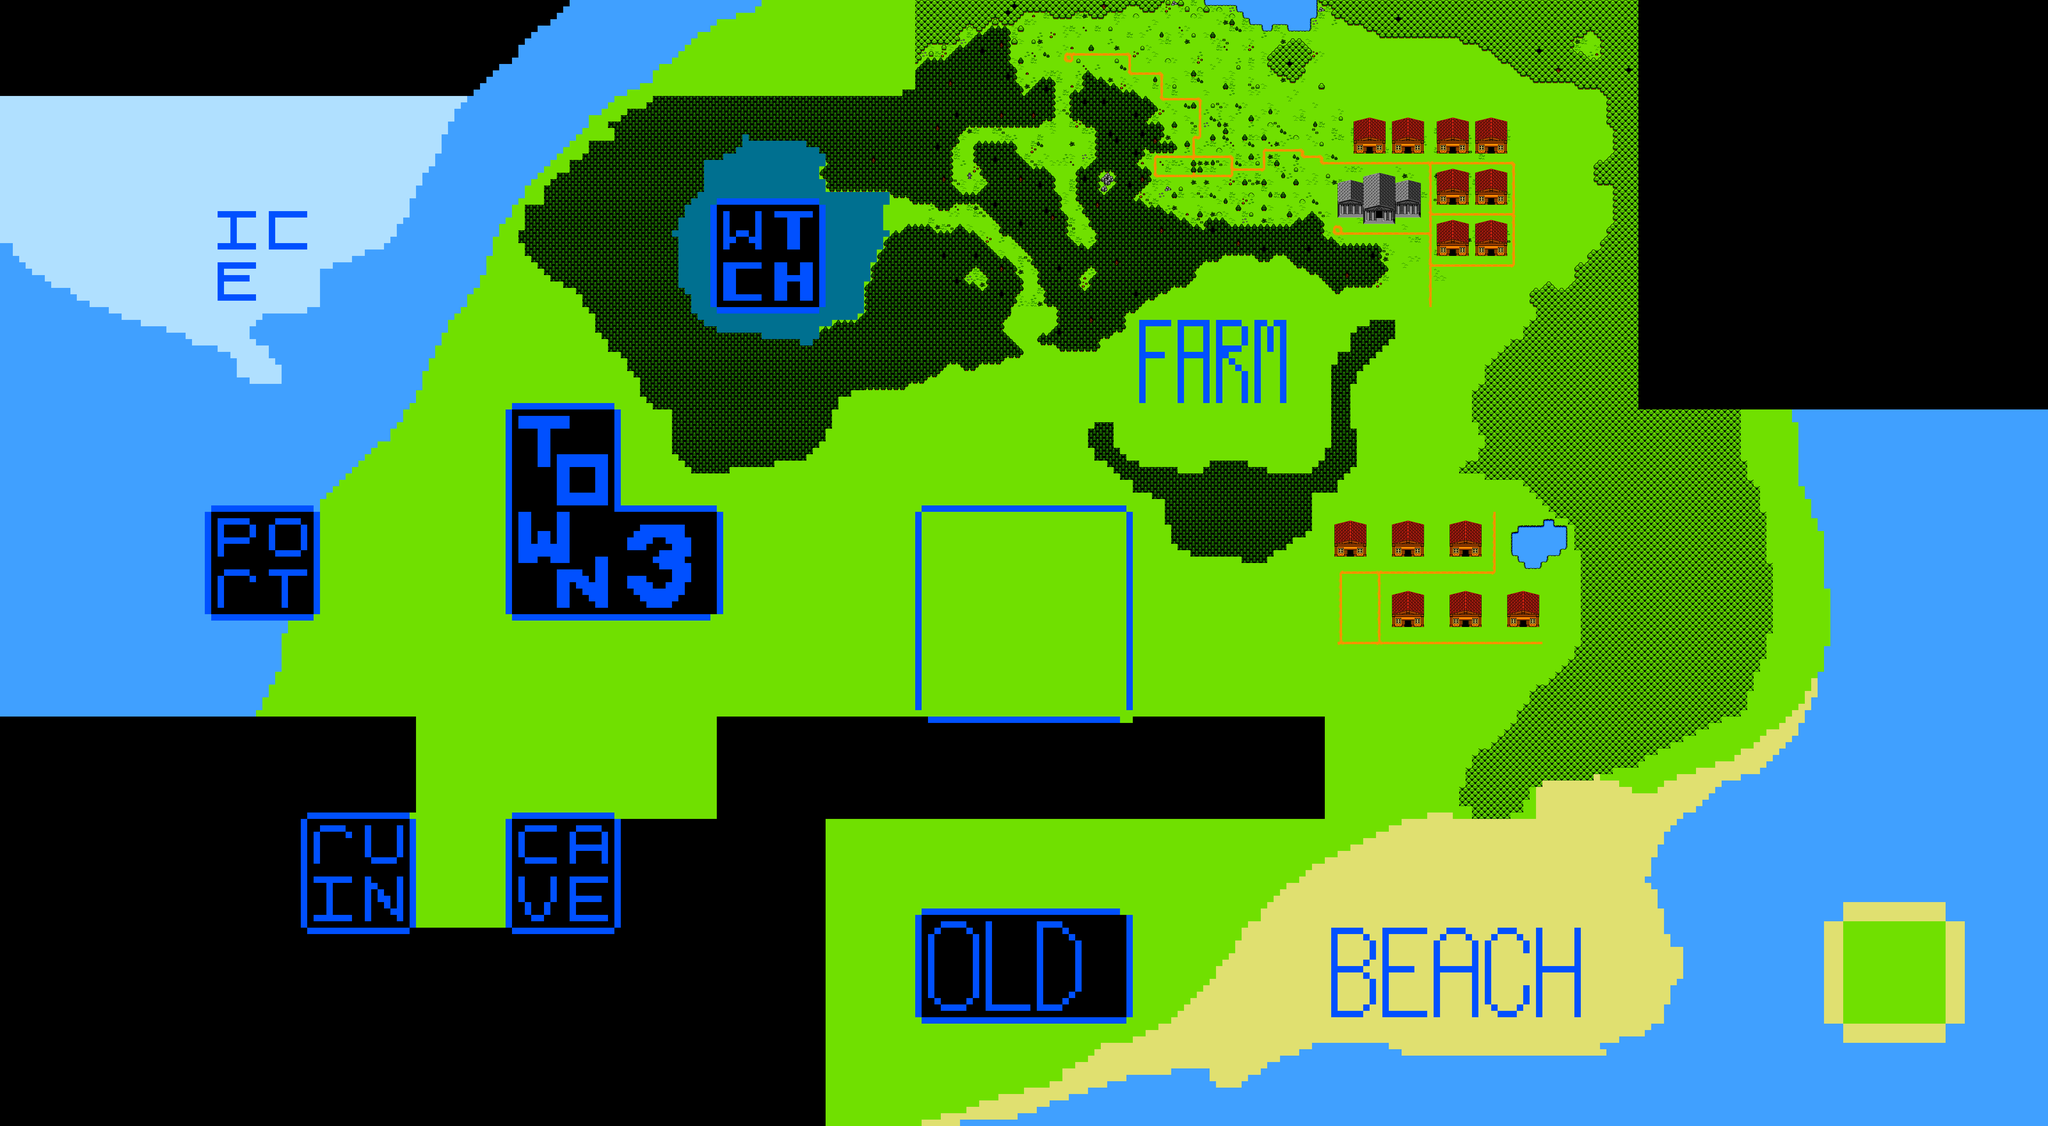

This game map was drawn from its Tiled (.tmx) file and the tilesets committed beside it. A one-line description and the trimmed map source follow:
An orthogonal 320x176 tile map with 16x16 px tiles, 2 tile layers (ground, buildings and objects), 1 hidden layer not drawn, 2 tilesets and 351 objects.

<map version="1.5" tiledversion="1.7.2" orientation="orthogonal" renderorder="right-down" width="320" height="176" tilewidth="16" tileheight="16" infinite="0" nextlayerid="15" nextobjectid="415">
 <tileset firstgid="1" name="blowharder_recoloured" tilewidth="16" tileheight="16" tilecount="608" columns="32">
  <image source="blowharder_recolored.png" width="512" height="304" />
 </tileset>
 <tileset firstgid="609" name="zoria_overworld" tilewidth="16" tileheight="16" tilecount="480" columns="32">
  <image source="overworld.png" width="512" height="240" />
 </tileset>
 <layer id="12" name="ground" width="320" height="176">
  <data>[56320 cells, 41428 non-empty, 85 distinct tile ids]</data>
 </layer>
 <layer id="14" name="ground2" width="320" height="176" visible="0">
  <data>[56320 cells, 0 non-empty, 0 distinct tile ids]</data>
 </layer>
 <layer id="13" name="buildings and objects" width="320" height="176" offsetx="16" offsety="0">
  <data>[56320 cells, 592 non-empty, 49 distinct tile ids]</data>
 </layer>
 <objectgroup id="3" name="objects">
  <object id="1" x="2544.18" y="144" width="15.6364" height="15.8182" />
  <object id="2" x="2527.82" y="96" width="16" height="15.6364" />
  <object id="6" x="2579" y="99" width="10" height="10" />
  <object id="7" x="2544" y="64" width="16" height="16" />
  <object id="8" x="2608" y="130" width="8" height="10" />
  <object id="9" x="2616" y="136" width="8" height="8" />
  <object id="10" x="2691" y="147" width="10" height="10" />
  <object id="13" x="2787" y="147" width="10" height="10" />
  <object id="14" x="2800" y="162" width="8" height="10" />
  <object id="18" x="2808" y="168" width="8" height="8" />
  <object id="19" x="2771" y="67" width="10" height="10" />
  <object id="20" x="2832" y="34" width="16" height="11" />
  <object id="21" x="2851" y="115" width="10" height="10" />
  <object id="23" x="2899" y="80" width="10" height="14" />
  <object id="24" x="2883" y="192" width="10" height="14" />
  <object id="25" x="2418" y="432" width="12" height="16" />
  <object id="27" x="2912" y="146" width="16" height="11" />
  <object id="31" x="2592" y="354" width="8" height="10" />
  <object id="32" x="2600" y="360" width="8" height="8" />
  <object id="33" x="2979" y="83" width="10" height="10" />
  <object id="34" x="2976" y="16" width="16" height="29" />
  <object id="35" x="3024" y="80" width="16" height="16" />
  <object id="36" x="3072" y="48" width="16" height="16" />
  <object id="37" x="2976" y="176" width="16" height="16" />
  <object id="38" x="3056" y="208" width="16" height="16" />
  <object id="39" x="3000" y="200" width="8" height="8" />
  <object id="40" x="2992" y="194" width="8" height="11" />
  <object id="41" x="2931" y="211" width="10" height="10" />
  <object id="42" x="2968" y="264" width="8" height="8" />
  <object id="43" x="2960" y="258" width="8" height="11" />
  <object id="44" x="2976" y="256" width="16" height="16" />
  <object id="45" x="2928" y="304" width="16" height="16" />
  <object id="47" x="2960" y="352" width="16" height="16" />
  <object id="49" x="3027" y="259" width="10" height="10" />
  <object id="50" x="3024" y="290" width="8" height="11" />
  <object id="53" x="3032" y="296" width="8" height="8" />
  <object id="54" x="3043" y="304" width="10" height="14" />
  <object id="55" x="3088" y="258" width="8" height="11" />
  <object id="58" x="3096" y="264" width="8" height="8" />
  <object id="59" x="3120" y="288" width="16" height="16" />
  <object id="60" x="3024" y="336" width="16" height="16" />
  <object id="61" x="3056" y="320" width="16" height="16" />
  <object id="62" x="3056" y="338" width="8" height="11" />
  <object id="64" x="3064" y="344" width="8" height="8" />
  <object id="67" x="3104" y="336" width="16" height="16" />
  <object id="68" x="3040" y="370" width="16" height="11" />
  <object id="69" x="2912" y="466" width="16" height="12" />
  <object id="70" x="2928" y="480" width="16" height="16" />
  <object id="71" x="2947" y="467" width="10" height="10" />
  <object id="72" x="2992" y="528" width="16" height="16" />
  <object id="73" x="3040" y="530" width="16" height="11" />
  <object id="74" x="3024" y="482" width="8" height="11" />
  <object id="76" x="3032" y="488" width="8" height="8" />
  <object id="77" x="3059" y="496" width="10" height="14" />
  <object id="78" x="2976" y="416" width="32" height="16" />
  <object id="79" x="2976" y="400" width="16" height="16" />
  <object id="80" x="3027" y="400" width="10" height="14" />
  <object id="81" x="3088" y="512" width="16" height="16" />
  <object id="82" x="3123" y="531" width="10" height="10" />
  <object id="83" x="3152" y="512" width="16" height="16" />
  <object id="84" x="3120" y="482" width="16" height="11" />
  <object id="85" x="3104" y="448" width="16" height="16" />
  <object id="86" x="3152" y="448" width="16" height="16" />
  <object id="87" x="3216" y="528" width="16" height="16" />
  <object id="88" x="3200" y="480" width="16" height="16" />
  <object id="89" x="3248" y="498" width="15" height="11" />
  <object id="90" x="3232" y="448" width="16" height="16" />
  <object id="91" x="3171" y="480" width="10" height="14" />
  <object id="92" x="3203" y="432" width="10" height="14" />
  <object id="93" x="3184" y="400" width="16" height="16" />
  <object id="94" x="3235" y="419" width="10" height="10" />
  <object id="96" x="3232" y="386" width="8" height="11" />
  <object id="97" x="3240" y="392" width="8" height="8" />
  <object id="98" x="3139" y="403" width="10" height="10" />
  <object id="99" x="3088" y="402" width="8" height="11" />
  <object id="100" x="3096" y="408" width="8" height="8" />
  <object id="101" x="3120" y="384" width="16" height="16" />
  <object id="102" x="3120" y="354" width="8" height="11" />
  <object id="103" x="3128" y="360" width="8" height="8" />
  <object id="104" x="3152" y="336" width="16" height="16" />
  <object id="105" x="3200" y="322" width="8" height="11" />
  <object id="106" x="3208" y="328" width="8" height="8" />
  <object id="107" x="3168" y="306" width="16" height="11" />
  <object id="108" x="3171" y="272" width="10" height="14" />
  <object id="109" x="3283" y="304" width="10" height="14" />
  <object id="110" x="3347" y="291" width="10" height="10" />
  <object id="111" x="3299" y="355" width="10" height="10" />
  <object id="112" x="3232" y="338" width="16" height="11" />
  <object id="113" x="3280" y="498" width="8" height="11" />
  <object id="114" x="3288" y="504" width="8" height="8" />
  <object id="115" x="3315" y="435" width="10" height="10" />
  <object id="116" x="3328" y="386" width="8" height="11" />
  <object id="117" x="3336" y="392" width="8" height="8" />
  <object id="119" x="2720" y="112" width="16" height="16" />
  <object id="120" x="3384" y="303" width="80" height="81" />
  <object id="123" x="3480" y="303" width="80" height="81" />
  <object id="124" x="3592" y="303" width="80" height="81" />
  <object id="125" x="3688" y="303" width="80" height="81" />
  <object id="126" x="3688" y="431" width="80" height="81" />
  <object id="127" x="3592" y="431" width="81" height="81" />
  <object id="128" x="3592" y="559" width="80" height="81" />
  <object id="129" x="3688" y="559" width="80" height="81" />
  <object id="130" x="3344" y="459" width="64" height="85" />
  <object id="134" x="3488" y="459" width="64" height="85" />
  </objectgroup>
</map>
<!-- 247 of 351 objects omitted -->
